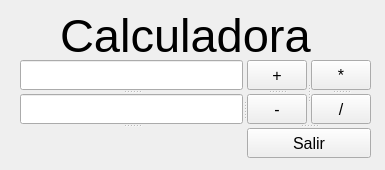
<?xml version="1.0" encoding="UTF-8"?>
<ui version="4.0">
 <class>Calculadora</class>
 <widget class="QMainWindow" name="Calculadora">
  <property name="geometry">
   <rect>
    <x>0</x>
    <y>0</y>
    <width>385</width>
    <height>170</height>
   </rect>
  </property>
  <property name="windowTitle">
   <string>MainWindow</string>
  </property>
  <widget class="QWidget" name="centralwidget">
   <widget class="QLabel" name="label_2">
    <property name="geometry">
     <rect>
      <x>60</x>
      <y>10</y>
      <width>261</width>
      <height>51</height>
     </rect>
    </property>
    <property name="font">
     <font>
      <pointsize>35</pointsize>
     </font>
    </property>
    <property name="text">
     <string>Calculadora</string>
    </property>
   </widget>
   <widget class="QSplitter" name="splitter_6">
    <property name="geometry">
     <rect>
      <x>20</x>
      <y>60</y>
      <width>351</width>
      <height>98</height>
     </rect>
    </property>
    <property name="font">
     <font>
      <pointsize>12</pointsize>
     </font>
    </property>
    <property name="orientation">
     <enum>Qt::Orientation::Horizontal</enum>
    </property>
    <widget class="QSplitter" name="splitter_4">
     <property name="font">
      <font>
       <pointsize>12</pointsize>
      </font>
     </property>
     <property name="orientation">
      <enum>Qt::Orientation::Vertical</enum>
     </property>
     <widget class="QLineEdit" name="entrada1">
      <property name="minimumSize">
       <size>
        <width>0</width>
        <height>30</height>
       </size>
      </property>
      <property name="maximumSize">
       <size>
        <width>16777215</width>
        <height>30</height>
       </size>
      </property>
      <property name="font">
       <font>
        <pointsize>12</pointsize>
       </font>
      </property>
     </widget>
     <widget class="QLineEdit" name="entrada2">
      <property name="minimumSize">
       <size>
        <width>0</width>
        <height>30</height>
       </size>
      </property>
      <property name="maximumSize">
       <size>
        <width>16777215</width>
        <height>30</height>
       </size>
      </property>
      <property name="font">
       <font>
        <pointsize>12</pointsize>
       </font>
      </property>
     </widget>
     <widget class="QLabel" name="resultado">
      <property name="minimumSize">
       <size>
        <width>0</width>
        <height>30</height>
       </size>
      </property>
      <property name="maximumSize">
       <size>
        <width>16777215</width>
        <height>30</height>
       </size>
      </property>
      <property name="font">
       <font>
        <pointsize>12</pointsize>
       </font>
      </property>
      <property name="text">
       <string/>
      </property>
     </widget>
    </widget>
    <widget class="QSplitter" name="splitter_5">
     <property name="font">
      <font>
       <pointsize>12</pointsize>
      </font>
     </property>
     <property name="orientation">
      <enum>Qt::Orientation::Vertical</enum>
     </property>
     <widget class="QSplitter" name="splitter_3">
      <property name="font">
       <font>
        <pointsize>12</pointsize>
       </font>
      </property>
      <property name="orientation">
       <enum>Qt::Orientation::Horizontal</enum>
      </property>
      <widget class="QSplitter" name="splitter">
       <property name="font">
        <font>
         <pointsize>12</pointsize>
        </font>
       </property>
       <property name="orientation">
        <enum>Qt::Orientation::Vertical</enum>
       </property>
       <widget class="QPushButton" name="btsuma">
        <property name="sizePolicy">
         <sizepolicy hsizetype="Fixed" vsizetype="Fixed">
          <horstretch>0</horstretch>
          <verstretch>0</verstretch>
         </sizepolicy>
        </property>
        <property name="minimumSize">
         <size>
          <width>60</width>
          <height>30</height>
         </size>
        </property>
        <property name="maximumSize">
         <size>
          <width>60</width>
          <height>30</height>
         </size>
        </property>
        <property name="font">
         <font>
          <pointsize>12</pointsize>
         </font>
        </property>
        <property name="text">
         <string>+</string>
        </property>
       </widget>
       <widget class="QPushButton" name="btresta">
        <property name="sizePolicy">
         <sizepolicy hsizetype="Fixed" vsizetype="Fixed">
          <horstretch>0</horstretch>
          <verstretch>0</verstretch>
         </sizepolicy>
        </property>
        <property name="minimumSize">
         <size>
          <width>60</width>
          <height>30</height>
         </size>
        </property>
        <property name="maximumSize">
         <size>
          <width>60</width>
          <height>30</height>
         </size>
        </property>
        <property name="font">
         <font>
          <pointsize>12</pointsize>
         </font>
        </property>
        <property name="text">
         <string>-</string>
        </property>
       </widget>
      </widget>
      <widget class="QSplitter" name="splitter_2">
       <property name="font">
        <font>
         <pointsize>12</pointsize>
        </font>
       </property>
       <property name="orientation">
        <enum>Qt::Orientation::Vertical</enum>
       </property>
       <widget class="QPushButton" name="btmulti">
        <property name="sizePolicy">
         <sizepolicy hsizetype="Fixed" vsizetype="Fixed">
          <horstretch>0</horstretch>
          <verstretch>0</verstretch>
         </sizepolicy>
        </property>
        <property name="minimumSize">
         <size>
          <width>60</width>
          <height>30</height>
         </size>
        </property>
        <property name="maximumSize">
         <size>
          <width>60</width>
          <height>30</height>
         </size>
        </property>
        <property name="font">
         <font>
          <pointsize>12</pointsize>
         </font>
        </property>
        <property name="text">
         <string>*</string>
        </property>
       </widget>
       <widget class="QPushButton" name="btdivi">
        <property name="sizePolicy">
         <sizepolicy hsizetype="Fixed" vsizetype="Fixed">
          <horstretch>0</horstretch>
          <verstretch>0</verstretch>
         </sizepolicy>
        </property>
        <property name="minimumSize">
         <size>
          <width>60</width>
          <height>30</height>
         </size>
        </property>
        <property name="maximumSize">
         <size>
          <width>60</width>
          <height>30</height>
         </size>
        </property>
        <property name="font">
         <font>
          <pointsize>12</pointsize>
         </font>
        </property>
        <property name="text">
         <string>/</string>
        </property>
       </widget>
      </widget>
     </widget>
     <widget class="QPushButton" name="btsalida">
      <property name="sizePolicy">
       <sizepolicy hsizetype="Fixed" vsizetype="Fixed">
        <horstretch>0</horstretch>
        <verstretch>0</verstretch>
       </sizepolicy>
      </property>
      <property name="maximumSize">
       <size>
        <width>125</width>
        <height>16777215</height>
       </size>
      </property>
      <property name="font">
       <font>
        <pointsize>12</pointsize>
       </font>
      </property>
      <property name="text">
       <string>Salir</string>
      </property>
     </widget>
    </widget>
   </widget>
  </widget>
 </widget>
 <resources/>
 <connections>
  <connection>
   <sender>btsuma</sender>
   <signal>clicked()</signal>
   <receiver>Calculadora</receiver>
   <slot>opera()</slot>
   <hints>
    <hint type="sourcelabel">
     <x>271</x>
     <y>74</y>
    </hint>
    <hint type="destinationlabel">
     <x>343</x>
     <y>23</y>
    </hint>
   </hints>
  </connection>
  <connection>
   <sender>btresta</sender>
   <signal>clicked()</signal>
   <receiver>Calculadora</receiver>
   <slot>opera()</slot>
   <hints>
    <hint type="sourcelabel">
     <x>275</x>
     <y>107</y>
    </hint>
    <hint type="destinationlabel">
     <x>192</x>
     <y>84</y>
    </hint>
   </hints>
  </connection>
  <connection>
   <sender>btmulti</sender>
   <signal>clicked()</signal>
   <receiver>Calculadora</receiver>
   <slot>opera()</slot>
   <hints>
    <hint type="sourcelabel">
     <x>340</x>
     <y>74</y>
    </hint>
    <hint type="destinationlabel">
     <x>192</x>
     <y>84</y>
    </hint>
   </hints>
  </connection>
  <connection>
   <sender>btdivi</sender>
   <signal>clicked()</signal>
   <receiver>Calculadora</receiver>
   <slot>opera()</slot>
   <hints>
    <hint type="sourcelabel">
     <x>340</x>
     <y>107</y>
    </hint>
    <hint type="destinationlabel">
     <x>192</x>
     <y>84</y>
    </hint>
   </hints>
  </connection>
  <connection>
   <sender>btsalida</sender>
   <signal>clicked()</signal>
   <receiver>Calculadora</receiver>
   <slot>close()</slot>
   <hints>
    <hint type="sourcelabel">
     <x>308</x>
     <y>142</y>
    </hint>
    <hint type="destinationlabel">
     <x>192</x>
     <y>84</y>
    </hint>
   </hints>
  </connection>
 </connections>
 <slots>
  <slot>opera()</slot>
 </slots>
</ui>
